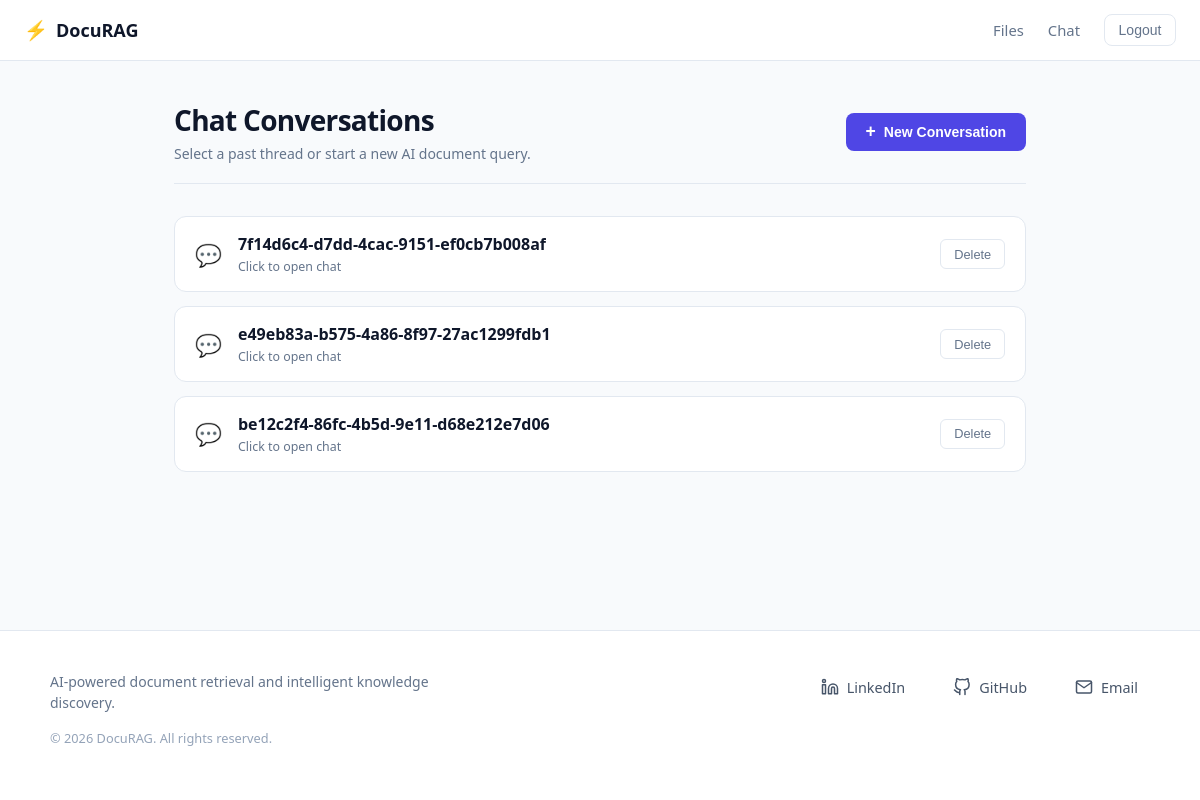
Before: /chatbot (signed in) with the older database file.
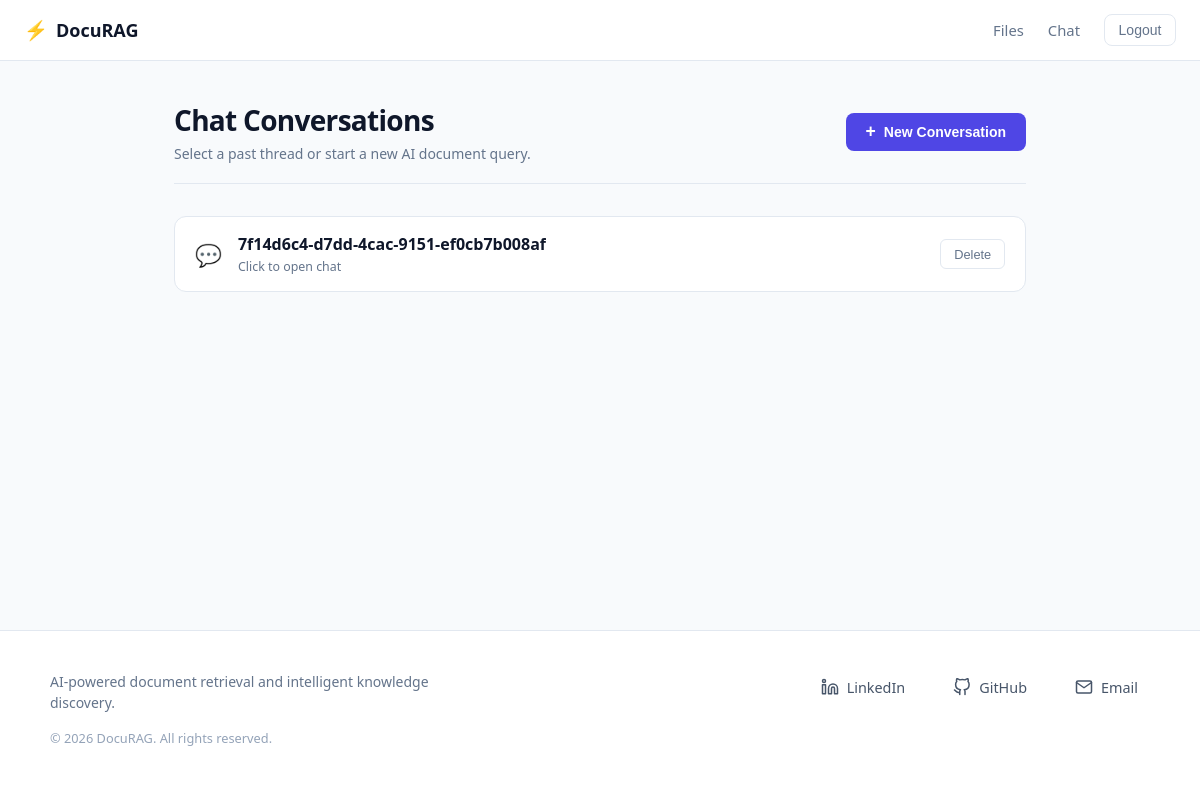
After: the same page with the newer database file.
### chatbot/models.py (models this page shows, shortened)
class Conversation(models.Model):
    title = models.CharField(max_length=150, default=genarate_uuid)
    room = models.ForeignKey(ConversationRoom, on_delete=models.CASCADE, related_name="conversations")
    conversations = models.ManyToManyField(Message)
    created_at = models.DateTimeField(auto_now_add=True)
    class Meta:
        ordering = ["created_at"]

### chatbot/views.py (the view)
# urls.py: path('chatbot', views.converstaions_view, name="conversations"),
@login_required(login_url='login')
def converstaions_view(request):
    user_conversations = Conversation.objects.filter(room__user=request.user)
    context = {"conversations": user_conversations}
    return render(request, 'conversations.html', context)

### chatbot/templates/conversations.html (shortened to what this page needs)
{% extends 'main.html' %}
{% load static %}
{% block extra_css %}
    <link rel="stylesheet" href="{% static 'chatbot/conversations.css' %}">
{% endblock %}
{% block content %}
<div class="conversations-container">
    <div class="conversations-header">
        <div class="header-text">
            <h1 class="page-title">Chat Conversations</h1>
            <p class="page-subtitle">Select a past thread or start a new AI document query.</p>
        </div>
        <form action="{% url 'create-conversation' %}" method="post" class="create-conversation-form">
            <button type="submit" class="btn-primary">
                <span class="btn-icon">+</span> New Conversation
            </button>
        </form>
    </div>
    <div class="conversations-grid">
        {% for conversation in conversations %}
            <div class="conversation-card">
                <a href="{% url 'conversation-chat' conversation.pk %}" class="conversation-link">
                    <div class="conversation-icon">💬</div>
                    <div class="conversation-info">
                        <h3 class="conversation-title">{{ conversation.title }}</h3>
                        <span class="conversation-hint">Click to open chat</span>
                    </div>
                </a>
                <form action="{% url 'delete-conversation' conversation.pk %}" method="post" class="delete-form">
                    <button type="submit" class="btn-delete" title="Delete conversation" onclick="return confirm('Are you sure you want to delete this conversation?');">
                        Delete
                    </button>
                </form>
            </div>
        {% empty %}
            <div class="empty-state">
                <div class="empty-icon">💭</div>
                <h3 class="empty-title">No conversations yet</h3>
                <p class="empty-text">Start a new conversation to query your uploaded database files.</p>
            </div>
        {% endfor %}
    </div>
</div>
{% endblock %}

Changed rows visible on the page:
removed Conversation: title "e49eb83a-b575-4a86-8f97-27ac1299fdb1"
removed Conversation: title "be12c2f4-86fc-4b5d-9e11-d68e212e7d06"
